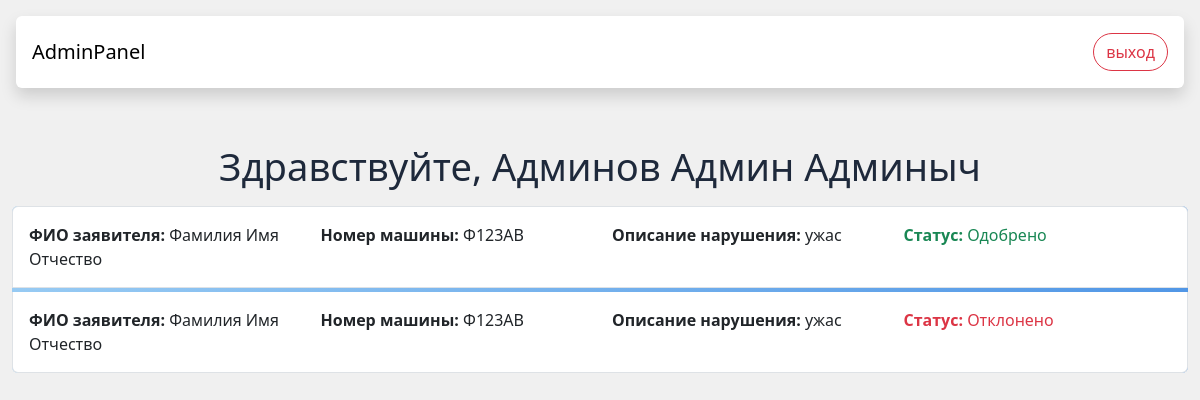
Page /admin/adminPanel.php (signed in) on the committed database.
### tables this page shows
CREATE TABLE `request` (
  `id` int(11) NOT NULL,
  `user_id` int(11) NOT NULL,
  `status_id` int(11) NOT NULL,
  `number` varchar(15) NOT NULL,
  `description` text NOT NULL
);

CREATE TABLE `users` (
  `id` int(11) NOT NULL,
  `fcs` varchar(50) NOT NULL,
  `login` varchar(20) NOT NULL,
  `password` text NOT NULL,
  `phone` varchar(20) NOT NULL,
  `email` varchar(50) NOT NULL,
  `is_Admin` int(11) NOT NULL
);

CREATE TABLE `status` (
  `id` int(11) NOT NULL,
  `name` varchar(50) NOT NULL,
  `type` varchar(50) NOT NULL
);

### actions/functions.php (called while the page is built, shortened)
<?php
require 'connection.php';
function getAllRequest()
{
    global $conn;
    $sql = "SELECT `users`.`fcs`, `request`.`id`, `request`.`number`, `request`.`description`, `request`.`status_id`, `status`.`name`, `status`.`type` FROM `request` INNER JOIN `status` on `status`.`id` = `request`.`status_id` INNER JOIN `users` on `users`.`id` = `request`.`user_id`";
    $result = $conn->prepare($sql);
    $result->execute();
    return $result;
}

### admin/adminPanel.php (the view, shortened to what this page needs)
<?php
require '../actions/functions.php';
if (!isset($_SESSION['user']) || $_SESSION['user']['is_Admin'] != 1) {
    toMainPage();
} else {
    $requests = getAllRequest();
}
?>
<head>
    <link href="https://cdn.jsdelivr.net/npm/bootstrap@5.3.2/dist/css/bootstrap.min.css" rel="stylesheet">
    <link rel="stylesheet" href="../styles/main.css">
</head>
<nav class="navbar navbar-expand-lg p-3">
    <div class="container-xxl gap-3 p-3 shadow rounded">
        <a class="navbar-brand" href="#">AdminPanel</a>
        <div id="navbarSupportedContent">
            <div class="d-flex gap-3 ms-auto">
                <a class="btn btn-outline-danger" href="../actions/logout.php">выход</a>
            </div>
        </div>
    </div>
</nav>
<div class="container-xxl">
    <div class="headlines">
        <h2>Здравствуйте,
            <?= $_SESSION['user']['fcs'] ?>
        </h2>
        <div class="card list-group my-3">
            <?php while ($row = $requests->fetch()) : ?>
                <li class="list-group-item p-3 w-100">
                    <div class="row row-cols-4">
                        <div class="col text-start">
                            <b>ФИО заявителя:</b>
                            <?= $row['fcs'] ?>
                        </div>
                        <div class="col text-start">
                            <b>Номер машины:</b>
                            <?= $row['number'] ?>
                        </div>
                        <div class="col text-start">
                            <b>Описание нарушения:</b>
                            <?= $row['description'] ?>
                        </div>
                        <div class="col text-start">
                            <div class="text-<?= $row['type'] ?>">
                                <b>Статус:</b>
                                <?= $row['name'] ?>
                            </div>
                        </div>
                    </div>
                </li>
            <?php endwhile; ?>
        </div>
    </div>
</div>

### styles/main.css (style rules this page uses)
* { margin: 0; padding: 0; }
.navbar .container-xxl { background-color: white; }
.btn { border-radius: 1.5rem; outline: none; }
.headlines { text-align: center; margin-top: 5vh; }
.headlines h2 { font-size: calc(((100vw - 340px) / (1280 - 340)) * (40 - 18) + 18px); }
.card { background: linear-gradient(45deg, var(--secondary-color) 0%, var(--primary-color) 100%); color: white; display: flex; flex-direction: column; gap: 0.25rem; align-items: center; border: none; }

### rows in the picture
request: user.fcs "Фамилия Имя Отчество", number "Ф123АВ", description "ужас", status.name "Одобрено"
request: user.fcs "Фамилия Имя Отчество", number "Ф123АВ", description "ужас", status.name "Отклонено"

### other values in the picture
$_SESSION['user']['fcs'] "Админов Админ Админыч"
